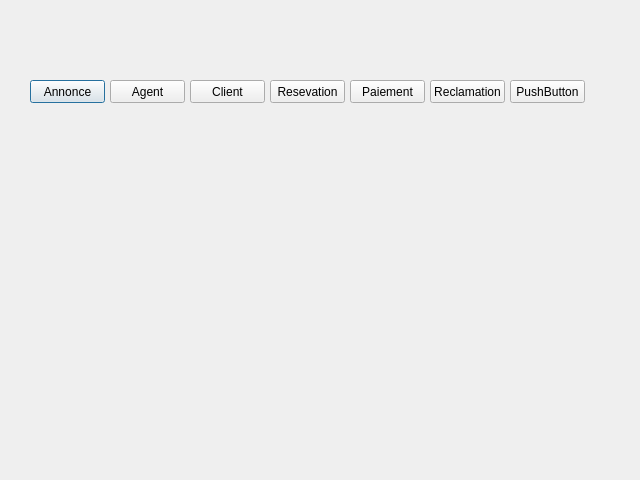
<?xml version="1.0" encoding="UTF-8"?>
<ui version="4.0">
 <class>MainMenu</class>
 <widget class="QDialog" name="MainMenu">
  <property name="geometry">
   <rect>
    <x>0</x>
    <y>0</y>
    <width>640</width>
    <height>480</height>
   </rect>
  </property>
  <property name="windowTitle">
   <string>Dialog</string>
  </property>
  <widget class="QPushButton" name="pushButton">
   <property name="geometry">
    <rect>
     <x>30</x>
     <y>80</y>
     <width>75</width>
     <height>23</height>
    </rect>
   </property>
   <property name="text">
    <string>Annonce</string>
   </property>
  </widget>
  <widget class="QPushButton" name="pushButton_2">
   <property name="geometry">
    <rect>
     <x>110</x>
     <y>80</y>
     <width>75</width>
     <height>23</height>
    </rect>
   </property>
   <property name="text">
    <string>Agent</string>
   </property>
  </widget>
  <widget class="QPushButton" name="pushButton_3">
   <property name="geometry">
    <rect>
     <x>190</x>
     <y>80</y>
     <width>75</width>
     <height>23</height>
    </rect>
   </property>
   <property name="text">
    <string>Client</string>
   </property>
  </widget>
  <widget class="QPushButton" name="pushButton_4">
   <property name="geometry">
    <rect>
     <x>270</x>
     <y>80</y>
     <width>75</width>
     <height>23</height>
    </rect>
   </property>
   <property name="text">
    <string>Resevation</string>
   </property>
  </widget>
  <widget class="QPushButton" name="pushButton_5">
   <property name="geometry">
    <rect>
     <x>350</x>
     <y>80</y>
     <width>75</width>
     <height>23</height>
    </rect>
   </property>
   <property name="text">
    <string>Paiement</string>
   </property>
  </widget>
  <widget class="QPushButton" name="pushButton_6">
   <property name="geometry">
    <rect>
     <x>430</x>
     <y>80</y>
     <width>75</width>
     <height>23</height>
    </rect>
   </property>
   <property name="text">
    <string>Reclamation</string>
   </property>
  </widget>
  <widget class="QPushButton" name="pushButton_7">
   <property name="geometry">
    <rect>
     <x>510</x>
     <y>80</y>
     <width>75</width>
     <height>23</height>
    </rect>
   </property>
   <property name="text">
    <string>PushButton</string>
   </property>
  </widget>
 </widget>
 <resources/>
 <connections/>
</ui>
